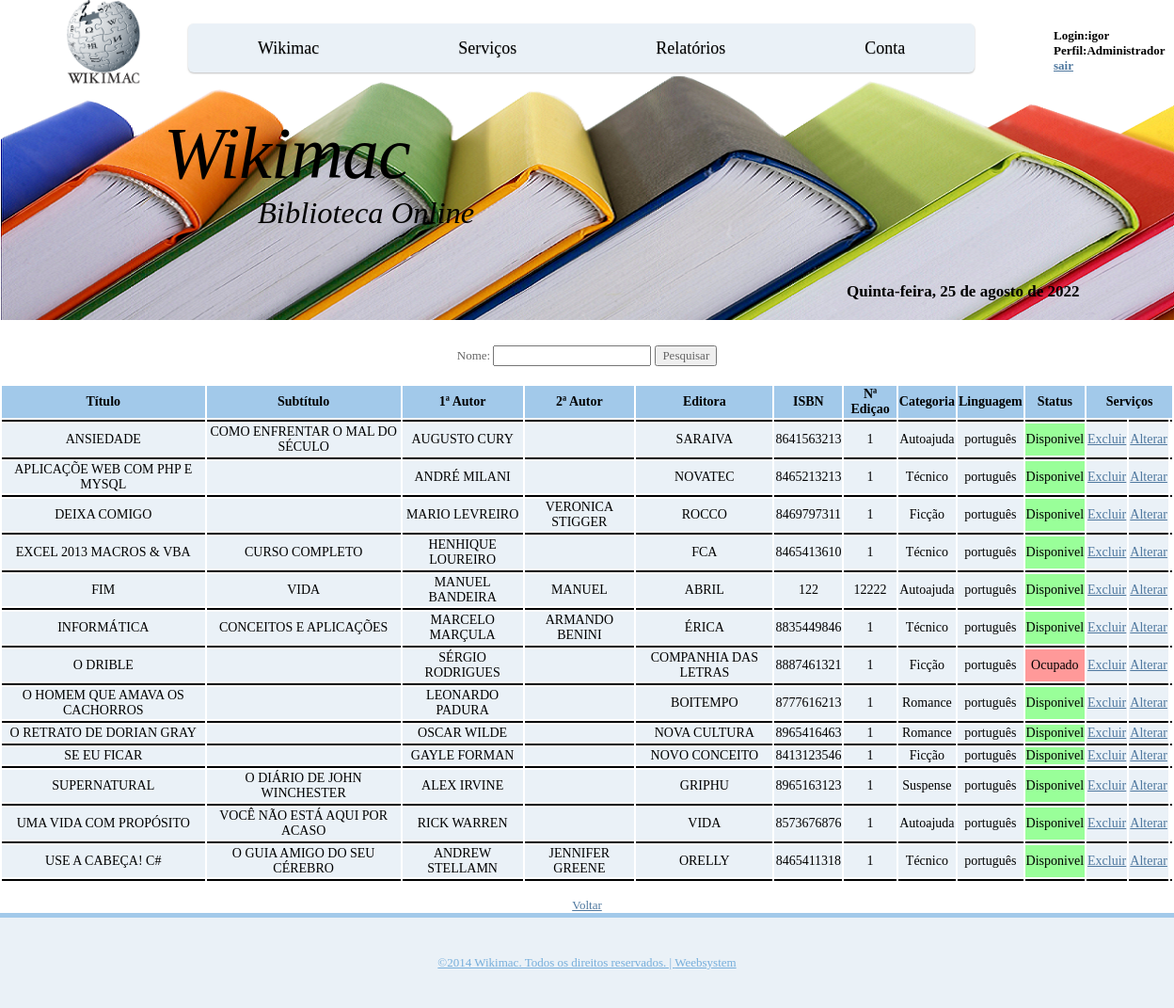
The app's page /view/listarAllLivro.php (signed in) with its own data.
### tables this page shows
CREATE TABLE IF NOT EXISTS `acervo` (
  `idAcervo` int(11) NOT NULL AUTO_INCREMENT,
  `titulo` varchar(100) NOT NULL,
  `subtitulo` varchar(45) DEFAULT NULL,
  `editora` varchar(45) NOT NULL,
  `edicao` int(11) NOT NULL,
  `categoria` varchar(45) NOT NULL,
  `linguagem` varchar(45) NOT NULL,
  `quantidade` int(11) NOT NULL,
  `status` varchar(45) NOT NULL,
  `autor_idautor` int(11) NOT NULL,
  `isbn` varchar(45) NOT NULL,
  PRIMARY KEY (`idAcervo`),
  KEY `fk_acervo_autor1_idx` (`autor_idautor`)
);

CREATE TABLE IF NOT EXISTS `autor` (
  `idautor` int(11) NOT NULL AUTO_INCREMENT,
  `autor` varchar(100) NOT NULL,
  `segundo_autor` varchar(100) DEFAULT NULL,
  PRIMARY KEY (`idautor`)
);

### DAO/conexao/conexao.php (called while the page is built)
<?php
abstract class Conexao {
    private static $instance;
    public static function getInstance() {
        try {
            if (!isset(self::$instance)) {
                self::$instance = new PDO("mysql:host=localhost;dbname=wikimacdb_5", "root", "");
                self::$instance->setAttribute(PDO::ATTR_ERRMODE, PDO::ERRMODE_EXCEPTION);
            }
            return self::$instance;
        } catch (PDOException $exc) {
            echo "Erro ao conectar o Banco de Dados:", $exc->getMessage();
        }
    }
}

### DAO/acervoDAO.php (called while the page is built, shortened)
<?php
require_once 'conexao/conexao.php';
class AcervoDAO {
    public $pdo = null;
    public function __construct() {
        $this->pdo = Conexao::getInstance();
    }
    public function listarAllLivros() {
        try {
            $sql = "SELECT `idAcervo`, `titulo`, `subtitulo`, `editora`, `isbn`, `edicao`, `categoria`, `linguagem`, `quantidade`, `status`, `autor_idautor`, `autor`,`segundo_autor` "
                    . "FROM `acervo` "
                    . "INNER JOIN autor ON acervo .autor_idautor = autor.idautor ORDER BY titulo ASC ";
            $stmt = $this->pdo->prepare($sql);
            $stmt->execute();
            $acervos = $stmt->fetchAll(PDO::FETCH_ASSOC);
            return $acervos;
        } catch (PDOException $exc) {
            echo $exc->getMessage();
        }
    }
}

### view/listarAllLivro.php (the view, shortened to what this page needs)
<?php
require_once '../DAO/acervoDAO.php';
?>
<!DOCTYPE html PUBLIC "-//W3C//DTD XHTML 1.0 Strict//EN" "http://www.w3.org/TR/xhtml1/DTD/xhtml1-strict.dtd">
<html xmlns="http://www.w3.org/1999/xhtml">
    <head>
            <link href="../css/wikimac.css" rel="stylesheet" type="text/css" />
    </head>
    <body>
        <?php
        $perfil = $_SESSION["perfil"];
        if ($perfil == "Administrador") {
            include 'menuAdministrador.php';
        } elseif ($perfil == "Usuario") {
            include 'menuUsuario.php';
        } elseif ($perfil == "Bibliotecario") {
            include 'menuBibliotecario.php';
        }
        ?>
        <div id="hora">
        </div>
        <div id="logo">
            <h1><a href="#">wikimac</a></h1>
            <h2><a href="#">Biblioteca online</a></h2>
        </div>
        </div>
<div id="session">
            <td colspan="2" align="right">
                <?php echo "Login:",$_SESSION["login"];
                echo '<br>';?>
                    <?php echo "Perfil:",$_SESSION["perfil"];
                echo '<br>';?>
                    <a href="../controller/sairController.php">sair</a>
                </td>
            </div>
        <br></br><br></br>
        <div>
            <table align="center">
                <form action="" method="post">
                    <tr>
                        <td > Nome: <input type="text" name="pnome"/></td>
                        <td><input type="submit" value="Pesquisar"/></td>
                    </tr>
                </form>
            </table>
            <br>
                <div id="heade2">
                    <?php
                    $acervoDAO = new AcervoDAO();
                    if (!empty($_POST["pnome"])) {
                        $acervos = $acervoDAO->getLivroByNome($_POST["pnome"]);
                    } else {
                        $acervos = $acervoDAO->listarAllLivros();
                    }
                    echo "<table border='0' align='center'>";
                    echo "<tr style='background-color: #A2C9EA' align='center'>";
                    echo "  <td><b>Título</b></td>";
                    echo "  <td><b>Subtítulo</b></td>";
                    echo "  <td><b>1ª Autor</b></td>";
                    echo "  <td><b>2ª Autor</b></td>";
                    echo "  <td><b>Editora</b></td>";
                    echo "  <td><b>ISBN</b></td>";
                    echo "  <td><b>Nª Ediçao</b></td>";
                    echo "  <td><b>Categoria</b></td>";
                    echo "  <td><b>Linguagem</b></td>";
                    echo "  <td><b>Status</b></td>";
                    echo "  <td  colspan='3'><b>Serviços</b></td>";
                    echo "</tr>";
                    echo "<tr style='background-color:black'>";
                        echo "<td>";echo "</td>";echo "<td>";echo "</td>";echo "<td>";echo "</td>";echo "<td>";echo "</td>";echo "<td>";echo "</td>";echo "<td>";echo "</td>";echo "<td>";echo "</td>";echo "<td>";echo "</td>";echo "<td>";echo "</td>";echo "<td>";echo "</td>";echo "<td>";echo "</td>";echo "<td>";echo "</td>";echo "<td>";echo "</td>";
                        echo "</tr>";
                    foreach ($acervos as $acervo) {
                        echo "<tr style='background-color:#eaf1f7' align='center'>";
                        echo "  <td>", $acervo["titulo"], "</td>";
                        echo "  <td>{$acervo["subtitulo"]}</td>";
                        echo "  <td>{$acervo["autor"]}</td>";
                        echo "  <td>{$acervo["segundo_autor"]}</td>";
                        echo "  <td>{$acervo["editora"]}</td>";
                        echo "  <td>{$acervo["isbn"]}</td>";
                        echo "  <td>{$acervo["edicao"]}</td>";
                        echo "  <td>{$acervo["categoria"]}</td>";
                        echo "  <td>{$acervo["linguagem"]}</td>";
                        if ($acervo["status"] == 'Disponivel') {
                            echo "  <td style='background-color: #99ff99'>{$acervo["status"]}</td>";
                        } elseif ($acervo["status"] == 'Ocupado') {
                            echo "  <td style='background-color: #ff9999'>{$acervo["status"]}</td>";
                        }
                        echo "  <td><a  onclick='alerta()' href='../controller/excluirLivroController.php?id={$acervo["idAcervo"]}'>Excluir</a></td>";
                        echo "  <td><a href='../view/formAlterarLivro.php?id={$acervo["idAcervo"]}'>Alterar</a></td>";
                        echo "</tr>";
                        echo "<tr style='background-color:black'>";
                        echo "<td>";echo "</td>";echo "<td>";echo "</td>";echo "<td>";echo "</td>";echo "<td>";echo "</td>";echo "<td>";echo "</td>";echo "<td>";echo "</td>";echo "<td>";echo "</td>";echo "<td>";echo "</td>";echo "<td>";echo "</td>";echo "<td>";echo "</td>";echo "<td>";echo "</td>";echo "<td>";echo "</td>";echo "<td>";echo "</td>";
                        echo "</tr>";
                    }
                    echo "</table>";
                    ?>
                    <br>
                </div>
                <center>
                    <a href=javascript:history.back(2)>Voltar</...
                </center>
                <div id="footer">
                    <p id="legal">&copy;2014 Wikimac. Todos os direitos reservados. | <a href="www.weebsystem.com.br">Weebsystem</a></p>
                </div>
                <div id="logo2">
                    <a href="wikimac.php"><img src="../images/logo.png" alt="" width="90" height="90" /></a>
                </div>
                </body>
                </html>

### css/wikimac.css (style rules this page uses)
body { margin: 0; padding: 0; background: #FFFFFF url(../images/FundoBiblioGest.png) no-repeat; font-family: Georgia, "Times New Roman", Times, serif; font-size: 13px; color: #666666; }
form { margin: 0; padding: 0; }
input, textarea, select { font-family: Georgia, "Times New Roman", Times, serif; font-size: 13px; color: #666666; }
h1, h2, h3 { margin: 0; font-weight: normal; color: #4F789F; }
h1 { letter-spacing: -1px; font-size: 2.6em; }
h2 { font-size: 1.8em; }
p, ul, ol { margin-bottom: 1.6em; }
a { color: #4F789F; }
img { border: none; }
#heade2 { alignment-adjust: central; font-family: Georgia, "Times New Roman", Times, serif; font-size: 14px; color: black; }
#logo { text-transform: capitalize; clear: both; width: 900px; height: 200px; }
#logo h1, #logo h2 { text-transform: capitalize; font-style: italic; }
#logo h1 { padding: 70px 0 0 0; font-size: 6em; }
#logo h2 { padding: 0 0 0 100px; font-size: 2.5em; }
#logo a { text-decoration: none; color: #000000; }
#footer { clear: both; padding: 40px 0; background: #EAF1F7; border-top: 5px solid #A2C9EA; text-align: center; }
#footer p { margin: 0; color: #76AEDB; }
#footer a { color: #76AEDB; }
#logo2 { position: absolute; top: 0px; left: 65px; }
#hora { font-family: Georgia, "Times New Roman", Times, serif; position: absolute; top: 300px; left: 900px; font-weight:bold; color:#000000; font-size: 17px; }
#session { font-weight:bold; color:#000000; font-family: Georgia, "Times New Roman", Times, serif; position: absolute; top: 30px; left: 1120px; }

### records on screen
acervo: titulo "ANSIEDADE", subtitulo "COMO ENFRENTAR O MAL DO SÉCULO", autor_idautor.autor "AUGUSTO CURY", editora "SARAIVA", isbn "8641563213", edicao "1", categoria "Autoajuda", linguagem "português", status "Disponivel"
acervo: titulo "APLICAÇÕE WEB COM PHP E MYSQL", autor_idautor.autor "ANDRÉ MILANI", editora "NOVATEC", isbn "8465213213", edicao "1", categoria "Técnico", linguagem "português", status "Disponivel"
acervo: titulo "DEIXA COMIGO", autor_idautor.autor "MARIO LEVREIRO", autor_idautor.segundo_autor "VERONICA STIGGER", editora "ROCCO", isbn "8469797311", edicao "1", categoria "Ficção", linguagem "português", status "Disponivel"
acervo: titulo "EXCEL 2013 MACROS & VBA", subtitulo "CURSO COMPLETO", autor_idautor.autor "HENHIQUE LOUREIRO", editora "FCA", isbn "8465413610", edicao "1", categoria "Técnico", linguagem "português", status "Disponivel"
acervo: titulo "FIM", subtitulo "VIDA", autor_idautor.autor "MANUEL BANDEIRA", autor_idautor.segundo_autor "MANUEL", editora "ABRIL", isbn "122", edicao "12222", categoria "Autoajuda", linguagem "português", status "Disponivel"
acervo: titulo "INFORMÁTICA", subtitulo "CONCEITOS E APLICAÇÕES", autor_idautor.autor "MARCELO MARÇULA", autor_idautor.segundo_autor "ARMANDO BENINI", editora "ÉRICA", isbn "8835449846", edicao "1", categoria "Técnico", linguagem "português", status "Disponivel"
acervo: titulo "O DRIBLE", autor_idautor.autor "SÉRGIO RODRIGUES", editora "COMPANHIA DAS LETRAS", isbn "8887461321", edicao "1", categoria "Ficção", linguagem "português", status "Ocupado"
acervo: titulo "O HOMEM QUE AMAVA OS CACHORROS", autor_idautor.autor "LEONARDO PADURA", editora "BOITEMPO", isbn "8777616213", edicao "1", categoria "Romance", linguagem "português", status "Disponivel"
acervo: titulo "O RETRATO DE DORIAN GRAY", autor_idautor.autor "OSCAR WILDE", editora "NOVA CULTURA", isbn "8965416463", edicao "1", categoria "Romance", linguagem "português", status "Disponivel"
acervo: titulo "SE EU FICAR", autor_idautor.autor "GAYLE FORMAN", editora "NOVO CONCEITO", isbn "8413123546", edicao "1", categoria "Ficção", linguagem "português", status "Disponivel"
acervo: titulo "SUPERNATURAL", subtitulo "O DIÁRIO DE JOHN WINCHESTER", autor_idautor.autor "ALEX IRVINE", editora "GRIPHU", isbn "8965163123", edicao "1", categoria "Suspense", linguagem "português", status "Disponivel"
acervo: titulo "UMA VIDA COM PROPÓSITO", subtitulo "VOCÊ NÃO ESTÁ AQUI POR ACASO", autor_idautor.autor "RICK WARREN", editora "VIDA", isbn "8573676876", edicao "1", categoria "Autoajuda", linguagem "português", status "Disponivel"
acervo: titulo "USE A CABEÇA! C#", subtitulo "O GUIA AMIGO DO SEU CÉREBRO", autor_idautor.autor "ANDREW STELLAMN", autor_idautor.segundo_autor "JENNIFER GREENE", editora "ORELLY", isbn "8465411318", edicao "1", categoria "Técnico", linguagem "português", status "Disponivel"

### other values on screen
$_SESSION["login"] "igor"
$_SESSION["perfil"] "Administrador"
